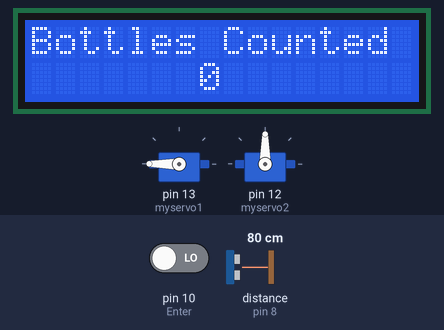
Simulated run of this sketch. Board: Arduino Uno, built with avr-gcc and run on an emulated ATmega328P. Parts: 16×2 character LCD, 2 × servo. Wiring (inferred from the names in the program): ultrasonic range finder: trigger pin 9; echo pin 8. The test bench sets the inputs (shaded band); at power-on: distance to the obstacle (sensor on pin 8) 80 cm, pin 10 (Enter) LOW. The echo pulse lasts 58.3 µs per cm; what the sketch prints to the serial monitor is not drawn.

Above: at 1.2 s.
1.3 s: distance to the obstacle (sensor on pin 8) set to 2 cm
At 2.2 s:
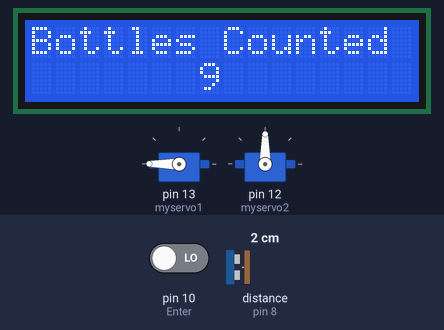
2.9 s: pin 10 (Enter) driven HIGH
At 5.0 s:
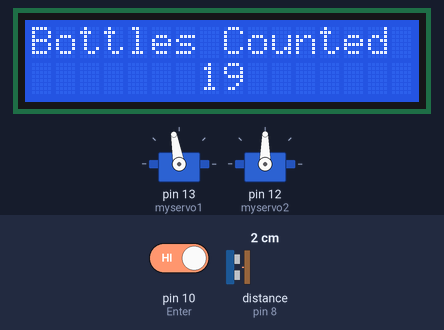
At 6.2 s:
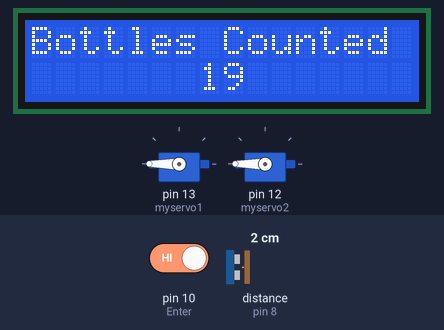
Timing chart, 0 to 11.9 s (numbered marks = the images above; inputs shaded):
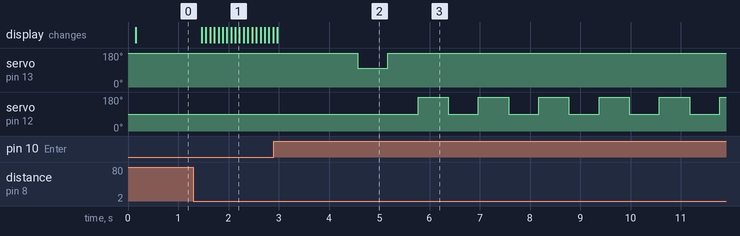

Measured:
- after the input at 1.3 s, the display: first changes after 0.17 s (image 1 shows a later state)
- after the input at 2.9 s, servo on pin 13 (myservo1): 180° → 100° after 1.7 s, → 180° 0.60 s later; servo on pin 12 (myservo2): alternates 180° for 0.60 s and 90° for 0.60 s, starting after 2.9 s

The sketch:

iccpdm.ino
```cpp
#include <Servo.h>
#include<Wire.h>
#include <LiquidCrystal.h>

const int trigPin = 9;
const int echoPin = 8;
long duration;
int distance;

const int Enter = 10;
int val = 0;

Servo myservo1;
Servo myservo2;

LiquidCrystal lcd(7, 6, 5, 4, 3, 2);

void setup()
{
  Serial.begin(9600);
  lcd.begin(16,2);

  pinMode(Enter, INPUT);

  pinMode(trigPin, OUTPUT);
  pinMode(echoPin, INPUT);

  myservo1.attach(13);
  myservo2.attach(12);
  myservo1.write(180);
  myservo2.write(90);
}

void ultrasonic_sensor()
{
  digitalWrite(trigPin, LOW);
  delayMicroseconds(100);
  digitalWrite(trigPin, HIGH);
  delayMicroseconds(10);
  digitalWrite(trigPin, LOW);

  duration = pulseIn(echoPin, HIGH);
  distance = duration * 0.034 / 2;

  Serial.print("Distance = ");
  Serial.print(distance);
  Serial.print(" CM");
  delay(80);
}

void loop()
{
  ultrasonic_sensor();
  if (distance < 7)
  {
    val++;
  }
  lcd.setCursor(0,0);
  lcd.print("Bottles Counted");
  lcd.setCursor(7,1);
  lcd.print(val);
  Serial.print("\t Val = ");
  Serial.println(val);

  int one, two;

  int digitalVal = digitalRead(Enter);
  if (digitalVal == HIGH)
  {
    one = val % 2;
    two = val / 2;

    Serial.println(one);
    Serial.println(two);
    delay(1000);

    if (one == 1)
    {
      Serial.println("This is 1 Re coin");
      myservo1.write(180);
      delay(600);
      myservo1.write(100);
      delay(600);
      myservo1.write(180);
    }
    for (int i = 0; i < two; i++)
    {
      Serial.println("This is 2 Re coin");
      myservo2.write(90);
      delay(600);
      myservo2.write(180);
      delay(600);
      myservo2.write(90);
    }
    val = val - val;
  }
}
```
